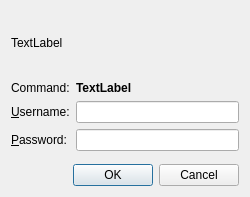
<?xml version="1.0" encoding="UTF-8"?>
<ui version="4.0">
 <class>SuDialog</class>
 <widget class="QDialog" name="SuDialog">
  <property name="geometry">
   <rect>
    <x>0</x>
    <y>0</y>
    <width>250</width>
    <height>197</height>
   </rect>
  </property>
  <property name="windowTitle">
   <string>Run as User</string>
  </property>
  <layout class="QGridLayout" name="gridLayout">
   <item row="0" column="0" colspan="2">
    <widget class="QLabel" name="infoLabel">
     <property name="minimumSize">
      <size>
       <width>0</width>
       <height>64</height>
      </size>
     </property>
     <property name="text">
      <string>TextLabel</string>
     </property>
     <property name="wordWrap">
      <bool>true</bool>
     </property>
    </widget>
   </item>
   <item row="1" column="0">
    <widget class="QLabel" name="label_3">
     <property name="text">
      <string>Command:</string>
     </property>
    </widget>
   </item>
   <item row="1" column="1">
    <widget class="QLabel" name="commandLabel">
     <property name="font">
      <font>
       <weight>75</weight>
       <bold>true</bold>
      </font>
     </property>
     <property name="text">
      <string>TextLabel</string>
     </property>
    </widget>
   </item>
   <item row="2" column="0">
    <widget class="QLabel" name="label">
     <property name="text">
      <string>&amp;Username:</string>
     </property>
     <property name="buddy">
      <cstring>usernameEdit</cstring>
     </property>
    </widget>
   </item>
   <item row="2" column="1">
    <widget class="QLineEdit" name="usernameEdit"/>
   </item>
   <item row="3" column="0">
    <widget class="QLabel" name="label_2">
     <property name="text">
      <string>&amp;Password:</string>
     </property>
     <property name="buddy">
      <cstring>passwordEdit</cstring>
     </property>
    </widget>
   </item>
   <item row="3" column="1">
    <widget class="QLineEdit" name="passwordEdit">
     <property name="echoMode">
      <enum>QLineEdit::Password</enum>
     </property>
    </widget>
   </item>
   <item row="4" column="1">
    <spacer name="verticalSpacer">
     <property name="orientation">
      <enum>Qt::Vertical</enum>
     </property>
     <property name="sizeHint" stdset="0">
      <size>
       <width>20</width>
       <height>5</height>
      </size>
     </property>
    </spacer>
   </item>
   <item row="5" column="0" colspan="2">
    <widget class="QDialogButtonBox" name="buttonBox">
     <property name="orientation">
      <enum>Qt::Horizontal</enum>
     </property>
     <property name="standardButtons">
      <set>QDialogButtonBox::Cancel|QDialogButtonBox::Ok</set>
     </property>
    </widget>
   </item>
  </layout>
 </widget>
 <resources/>
 <connections>
  <connection>
   <sender>buttonBox</sender>
   <signal>accepted()</signal>
   <receiver>SuDialog</receiver>
   <slot>accept()</slot>
   <hints>
    <hint type="sourcelabel">
     <x>248</x>
     <y>254</y>
    </hint>
    <hint type="destinationlabel">
     <x>157</x>
     <y>274</y>
    </hint>
   </hints>
  </connection>
  <connection>
   <sender>buttonBox</sender>
   <signal>rejected()</signal>
   <receiver>SuDialog</receiver>
   <slot>reject()</slot>
   <hints>
    <hint type="sourcelabel">
     <x>316</x>
     <y>260</y>
    </hint>
    <hint type="destinationlabel">
     <x>286</x>
     <y>274</y>
    </hint>
   </hints>
  </connection>
 </connections>
</ui>
